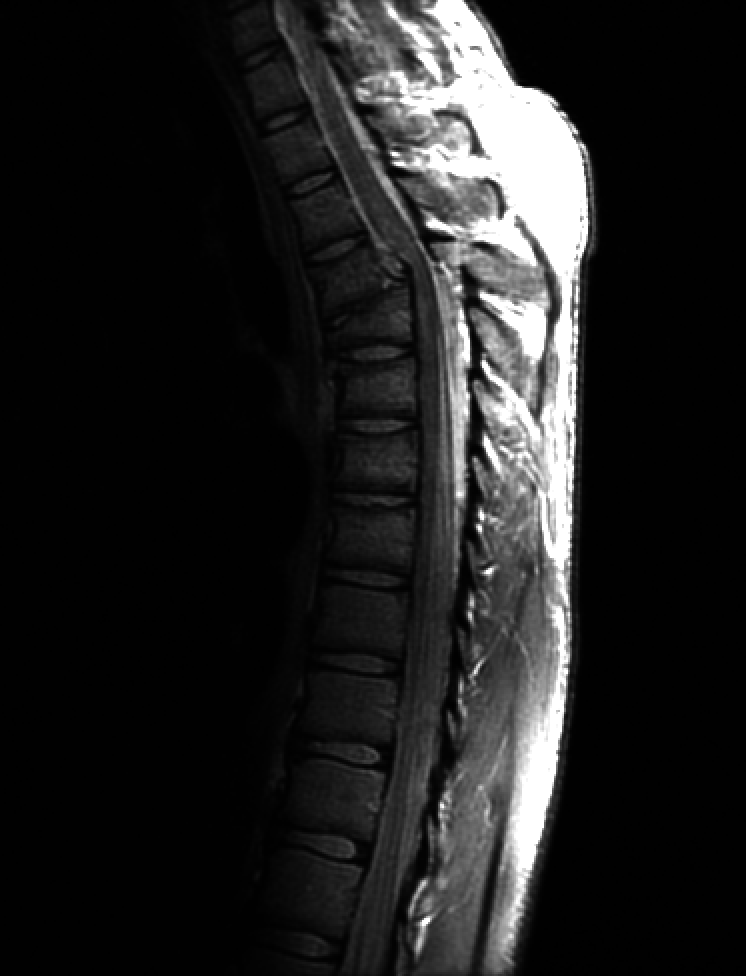
#> input picture ExerciseSet2/Data/Fig0308(a)(fractured_spine).tif, 746 x 976 px
$ python my_Exercise_3.py
#> lines starting #> are read from the running program, lines starting #| are printed output that depends on the picture
from PIL import Image
import matplotlib.pyplot as plt
import numpy as np


def gammaTransform(im, c, gamma, epsilon=0):
	t_im = c*(im + epsilon)**gamma
	return t_im.astype(np.uint8)


def myTransform(im, c, gamma, epsilon=0):
	t_im = c*(im + epsilon)**gamma
	new_max = c*(255 + epsilon)**gamma
	t_im *= 255/new_max
	return t_im.astype(np.uint8)


'''
Reporoducing figures 3.8
'''
## Task (a)
path = './Data/Fig0308(a)(fractured_spine).tif'
im1 = np.array(Image.open(path)).astype(float)

fig1,ax1 = plt.subplots(nrows=2, ncols=2, figsize=(6,6))
plot00 = ax1[0,0].imshow(im1, cmap="gray")
plot01 = ax1[0,1].imshow(gammaTransform(im1,1,0.6), cmap="gray")
plot10 = ax1[1,0].imshow(gammaTransform(im1,1,0.4), cmap="gray")
plot11 = ax1[1,1].imshow(gammaTransform(im1,1,0.3), cmap="gray")

ax1[0,0].set_title("Original")
ax1[0,1].set_title("c=1, gamma=0.6")
ax1[1,0].set_title("c=1, gamma=0.4")
ax1[1,1].set_title("c=1, gamma=0.3")

plt.colorbar(plot00, ax=ax1[0,0])
plt.colorbar(plot01, ax=ax1[0,1])
plt.colorbar(plot10, ax=ax1[1,0])
plt.colorbar(plot11, ax=ax1[1,1])

fig1.suptitle("gammaTransform")
for a in ax1.ravel():
	a.set_axis_off()

plt.tight_layout()


## Task (b)
fig2,ax2 = plt.subplots(nrows=2, ncols=2, figsize=(6,6))
plot00 = ax2[0,0].imshow(im1, cmap="gray")
plot01 = ax2[0,1].imshow(myTransform(im1,1,0.6), cmap="gray")
plot10 = ax2[1,0].imshow(myTransform(im1,1,0.4), cmap="gray")
plot11 = ax2[1,1].imshow(myTransform(im1,1,0.3), cmap="gray")

ax2[0,0].set_title("Original")
ax2[0,1].set_title("c=1, gamma=0.6")
ax2[1,0].set_title("c=1, gamma=0.4")
ax2[1,1].set_title("c=1, gamma=0.3")

plt.colorbar(plot00, ax=ax2[0,0])
plt.colorbar(plot01, ax=ax2[0,1])
plt.colorbar(plot10, ax=ax2[1,0])
plt.colorbar(plot11, ax=ax2[1,1])

fig2.suptitle("myTransform")
for a in ax2.ravel():
	a.set_axis_off()

plt.tight_layout()

'''
Reporoducing figures 3.9
'''
## Task (a)
path = './Data/Fig0309(a)(washed_out_aerial_image).tif'
im2 = np.array(Image.open(path)).astype(float)
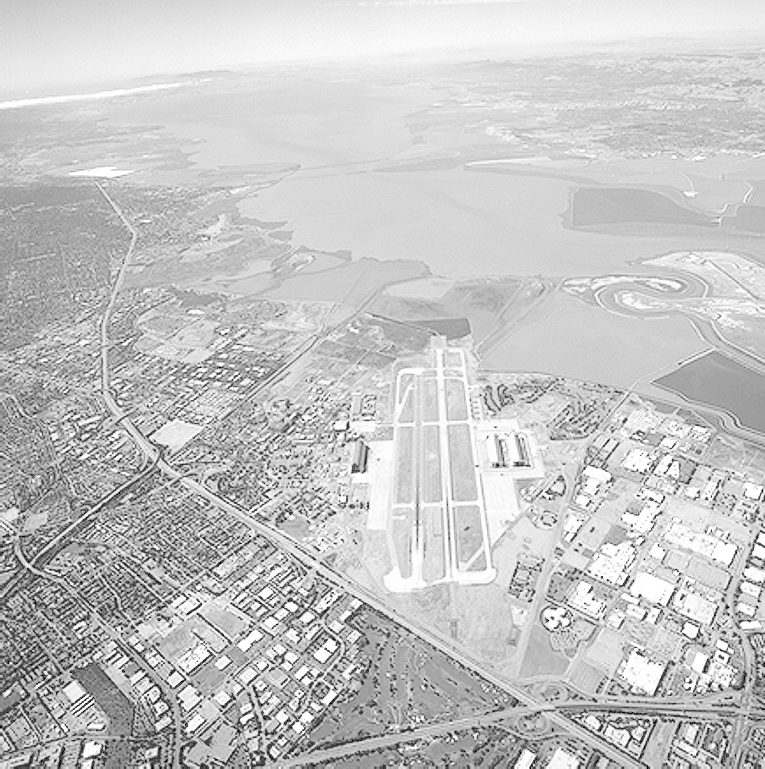
#> input picture ExerciseSet2/Data/Fig0309(a)(washed_out_aerial_image).tif, 765 x 769 px

fig3,ax3 = plt.subplots(nrows=2, ncols=2, figsize=(6,6))
plot00 = ax3[0,0].imshow(im2, cmap="gray")
plot01 = ax3[0,1].imshow(gammaTransform(im2,1,3.0), cmap="gray")
#> call 4 of gammaTransform, with c = 1, gamma = 3, epsilon = 0
#> in gammaTransform (call 4), `t_im = c*(im + epsilon)**gamma`:
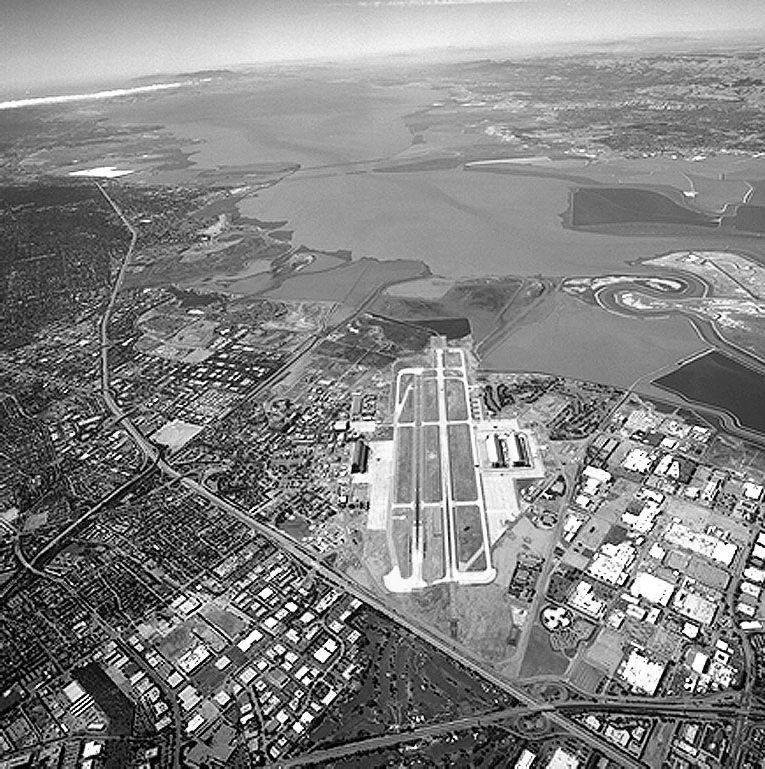
#> t_im: shape (769, 765) float64; min 0, max 16581375, mean 8547341.1; drawn with min black and max white
plot10 = ax3[1,0].imshow(gammaTransform(im2,1,4.0), cmap="gray")
#> in gammaTransform (call 5), `return t_im.astype(np.uint8)`:
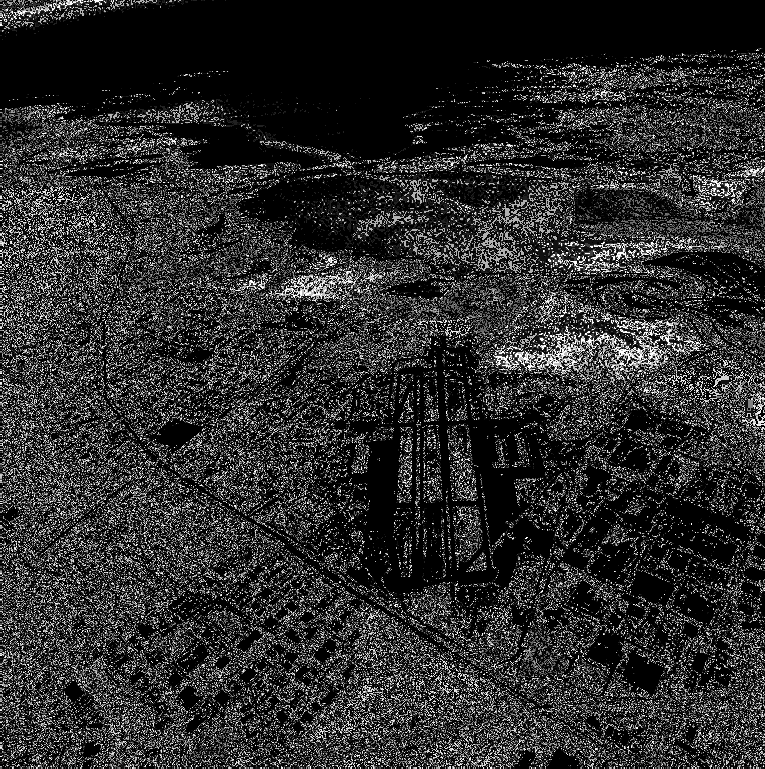
#> returned value: shape (769, 765); min 0, max 255, mean 44.4
plot11 = ax3[1,1].imshow(gammaTransform(im2,1,5.0), cmap="gray")
#> in gammaTransform (call 6), `t_im = c*(im + epsilon)**gamma`:
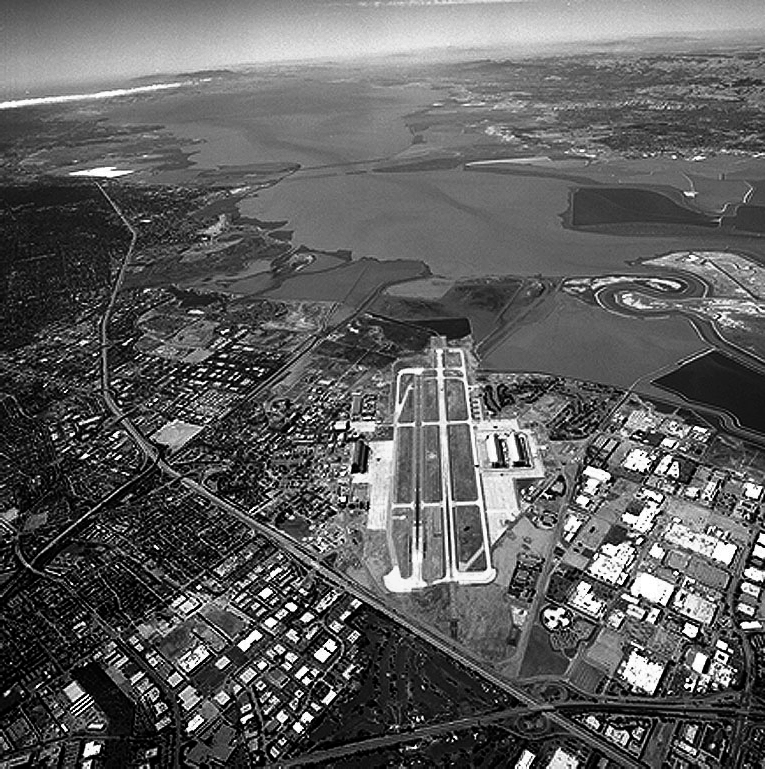
#> t_im: shape (769, 765) float64; min 0, max 1.08e+12, mean 4e+11; drawn with min black and max white
#> in gammaTransform (call 6), `return t_im.astype(np.uint8)`:
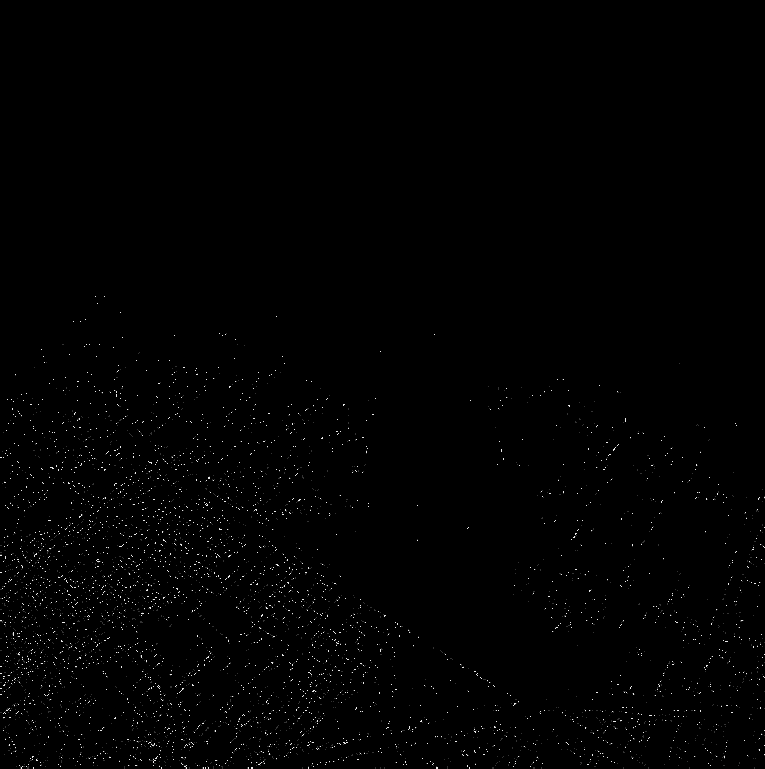
#> returned value: shape (769, 765); min 0, max 233, mean 1.6

ax3[0,0].set_title("Original")
ax3[0,1].set_title("c=1, gamma=3.0")
ax3[1,0].set_title("c=1, gamma=4.0")
ax3[1,1].set_title("c=1, gamma=5.0")

plt.colorbar(plot00, ax=ax3[0,0])
plt.colorbar(plot01, ax=ax3[0,1])
plt.colorbar(plot10, ax=ax3[1,0])
plt.colorbar(plot11, ax=ax3[1,1])

fig3.suptitle("gammaTransform")
for a in ax3.ravel():
	a.set_axis_off()

plt.tight_layout()

## Task (b)
fig4,ax4 = plt.subplots(nrows=2, ncols=2, figsize=(6,6))
plot00 = ax4[0,0].imshow(im2, cmap="gray")
plot01 = ax4[0,1].imshow(myTransform(im2,1,3.0), cmap="gray")
plot10 = ax4[1,0].imshow(myTransform(im2,1,4.0), cmap="gray")
plot11 = ax4[1,1].imshow(myTransform(im2,1,5.0), cmap="gray")

ax4[0,0].set_title("Original")
ax4[0,1].set_title("c=1, gamma=3.0")
ax4[1,0].set_title("c=1, gamma=4.0")
ax4[1,1].set_title("c=1, gamma=5.0")

plt.colorbar(plot00, ax=ax4[0,0])
plt.colorbar(plot01, ax=ax4[0,1])
plt.colorbar(plot10, ax=ax4[1,0])
plt.colorbar(plot11, ax=ax4[1,1])

fig4.suptitle("myTransform")
for a in ax4.ravel():
	a.set_axis_off()

plt.tight_layout()

plt.show()
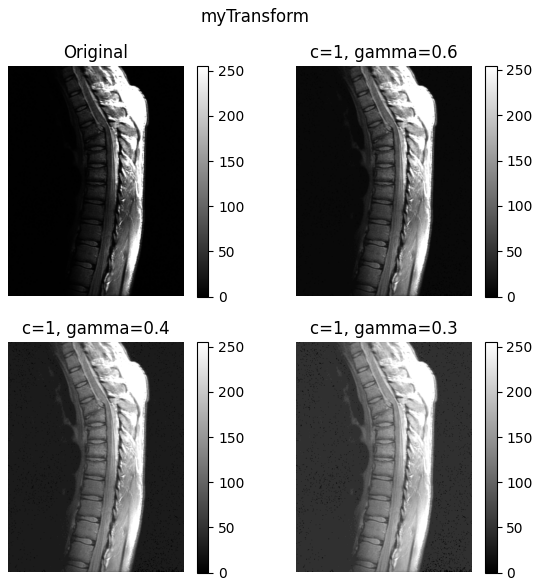
#> figure drawn by matplotlib, 8 panels
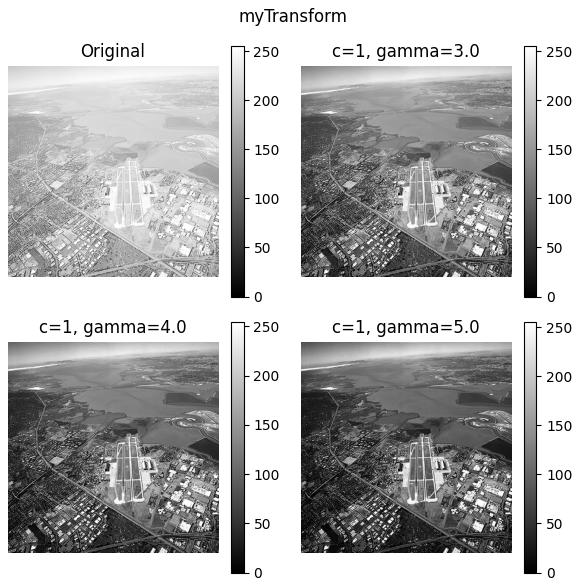
#> figure drawn by matplotlib, 8 panels
